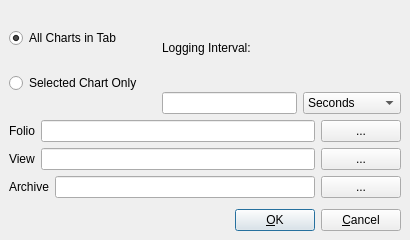
<ui version="4.0" >
 <class>RecordDialog</class>
 <widget class="QDialog" name="RecordDialog" >
  <property name="windowModality" >
   <enum>Qt::WindowModal</enum>
  </property>
  <property name="geometry" >
   <rect>
    <x>0</x>
    <y>0</y>
    <width>410</width>
    <height>240</height>
   </rect>
  </property>
  <property name="sizePolicy" >
   <sizepolicy>
    <hsizetype>5</hsizetype>
    <vsizetype>0</vsizetype>
    <horstretch>0</horstretch>
    <verstretch>0</verstretch>
   </sizepolicy>
  </property>
  <property name="minimumSize" >
   <size>
    <width>410</width>
    <height>240</height>
   </size>
  </property>
  <property name="maximumSize" >
   <size>
    <width>16777215</width>
    <height>240</height>
   </size>
  </property>
  <property name="windowTitle" >
   <string>Record</string>
  </property>
  <property name="windowIcon" >
   <iconset resource="kmchart.qrc" >:/archive.png</iconset>
  </property>
  <property name="toolTip" >
   <string/>
  </property>
  <property name="sizeGripEnabled" >
   <bool>false</bool>
  </property>
  <layout class="QGridLayout" >
   <property name="margin" >
    <number>9</number>
   </property>
   <property name="spacing" >
    <number>6</number>
   </property>
   <item row="0" column="0" >
    <layout class="QVBoxLayout" >
     <property name="margin" >
      <number>0</number>
     </property>
     <property name="spacing" >
      <number>6</number>
     </property>
     <item>
      <layout class="QHBoxLayout" >
       <property name="margin" >
        <number>0</number>
       </property>
       <property name="spacing" >
        <number>0</number>
       </property>
       <item>
        <layout class="QVBoxLayout" >
         <property name="margin" >
          <number>0</number>
         </property>
         <property name="spacing" >
          <number>6</number>
         </property>
         <item>
          <widget class="QRadioButton" name="allGadgetsRadioButton" >
           <property name="sizePolicy" >
            <sizepolicy>
             <hsizetype>1</hsizetype>
             <vsizetype>0</vsizetype>
             <horstretch>0</horstretch>
             <verstretch>0</verstretch>
            </sizepolicy>
           </property>
           <property name="text" >
            <string>All Charts in Tab</string>
           </property>
           <property name="checked" >
            <bool>true</bool>
           </property>
          </widget>
         </item>
         <item>
          <widget class="QRadioButton" name="selectedRadioButton" >
           <property name="text" >
            <string>Selected Chart Only</string>
           </property>
           <property name="checked" >
            <bool>false</bool>
           </property>
          </widget>
         </item>
        </layout>
       </item>
       <item>
        <spacer>
         <property name="orientation" >
          <enum>Qt::Horizontal</enum>
         </property>
         <property name="sizeType" >
          <enum>QSizePolicy::Fixed</enum>
         </property>
         <property name="sizeHint" >
          <size>
           <width>20</width>
           <height>20</height>
          </size>
         </property>
        </spacer>
       </item>
       <item>
        <layout class="QVBoxLayout" >
         <property name="margin" >
          <number>0</number>
         </property>
         <property name="spacing" >
          <number>6</number>
         </property>
         <item>
          <widget class="QLabel" name="deltaLabel" >
           <property name="text" >
            <string>Logging Interval:</string>
           </property>
           <property name="alignment" >
            <set>Qt::AlignVCenter</set>
           </property>
           <property name="wordWrap" >
            <bool>false</bool>
           </property>
          </widget>
         </item>
         <item>
          <layout class="QHBoxLayout" >
           <property name="margin" >
            <number>0</number>
           </property>
           <property name="spacing" >
            <number>6</number>
           </property>
           <item>
            <widget class="QLineEdit" name="deltaLineEdit" >
             <property name="text" >
              <string/>
             </property>
             <property name="alignment" >
              <set>Qt::AlignRight</set>
             </property>
            </widget>
           </item>
           <item>
            <widget class="QComboBox" name="deltaUnitsComboBox" >
             <property name="sizePolicy" >
              <sizepolicy>
               <hsizetype>1</hsizetype>
               <vsizetype>0</vsizetype>
               <horstretch>0</horstretch>
               <verstretch>0</verstretch>
              </sizepolicy>
             </property>
             <property name="currentIndex" >
              <number>1</number>
             </property>
             <property name="maxCount" >
              <number>6</number>
             </property>
             <property name="insertPolicy" >
              <enum>QComboBox::NoInsert</enum>
             </property>
             <property name="duplicatesEnabled" >
              <bool>false</bool>
             </property>
             <item>
              <property name="text" >
               <string>Milliseconds</string>
              </property>
             </item>
             <item>
              <property name="text" >
               <string>Seconds</string>
              </property>
             </item>
             <item>
              <property name="text" >
               <string>Minutes</string>
              </property>
             </item>
             <item>
              <property name="text" >
               <string>Hours</string>
              </property>
             </item>
             <item>
              <property name="text" >
               <string>Days</string>
              </property>
             </item>
             <item>
              <property name="text" >
               <string>Weeks</string>
              </property>
             </item>
            </widget>
           </item>
          </layout>
         </item>
        </layout>
       </item>
      </layout>
     </item>
     <item>
      <layout class="QVBoxLayout" >
       <property name="margin" >
        <number>0</number>
       </property>
       <property name="spacing" >
        <number>6</number>
       </property>
       <item>
        <layout class="QHBoxLayout" >
         <property name="margin" >
          <number>0</number>
         </property>
         <property name="spacing" >
          <number>6</number>
         </property>
         <item>
          <widget class="QLabel" name="folioTextLabel" >
           <property name="text" >
            <string>Folio</string>
           </property>
           <property name="wordWrap" >
            <bool>false</bool>
           </property>
          </widget>
         </item>
         <item>
          <widget class="QLineEdit" name="folioLineEdit" />
         </item>
         <item>
          <widget class="QPushButton" name="folioPushButton" >
           <property name="text" >
            <string>...</string>
           </property>
           <property name="icon" >
            <iconset resource="kmchart.qrc" >:/folio.png</iconset>
           </property>
          </widget>
         </item>
        </layout>
       </item>
       <item>
        <layout class="QHBoxLayout" >
         <property name="margin" >
          <number>0</number>
         </property>
         <property name="spacing" >
          <number>6</number>
         </property>
         <item>
          <widget class="QLabel" name="viewTextLabel" >
           <property name="text" >
            <string>View</string>
           </property>
           <property name="wordWrap" >
            <bool>false</bool>
           </property>
          </widget>
         </item>
         <item>
          <widget class="QLineEdit" name="viewLineEdit" />
         </item>
         <item>
          <widget class="QPushButton" name="viewPushButton" >
           <property name="text" >
            <string>...</string>
           </property>
           <property name="icon" >
            <iconset resource="kmchart.qrc" >:/view.png</iconset>
           </property>
          </widget>
         </item>
        </layout>
       </item>
       <item>
        <layout class="QHBoxLayout" >
         <property name="margin" >
          <number>0</number>
         </property>
         <property name="spacing" >
          <number>6</number>
         </property>
         <item>
          <widget class="QLabel" name="archiveTextLabel" >
           <property name="text" >
            <string>Archive</string>
           </property>
           <property name="wordWrap" >
            <bool>false</bool>
           </property>
          </widget>
         </item>
         <item>
          <widget class="QLineEdit" name="archiveLineEdit" />
         </item>
         <item>
          <widget class="QPushButton" name="archivePushButton" >
           <property name="text" >
            <string>...</string>
           </property>
           <property name="icon" >
            <iconset resource="kmchart.qrc" >:/archive.png</iconset>
           </property>
          </widget>
         </item>
        </layout>
       </item>
      </layout>
     </item>
     <item>
      <spacer>
       <property name="orientation" >
        <enum>Qt::Vertical</enum>
       </property>
       <property name="sizeType" >
        <enum>QSizePolicy::Fixed</enum>
       </property>
       <property name="sizeHint" >
        <size>
         <width>20</width>
         <height>5</height>
        </size>
       </property>
      </spacer>
     </item>
     <item>
      <layout class="QHBoxLayout" >
       <property name="margin" >
        <number>0</number>
       </property>
       <property name="spacing" >
        <number>6</number>
       </property>
       <item>
        <spacer>
         <property name="orientation" >
          <enum>Qt::Horizontal</enum>
         </property>
         <property name="sizeType" >
          <enum>QSizePolicy::Expanding</enum>
         </property>
         <property name="sizeHint" >
          <size>
           <width>20</width>
           <height>20</height>
          </size>
         </property>
        </spacer>
       </item>
       <item>
        <widget class="QPushButton" name="buttonOk" >
         <property name="text" >
          <string>&amp;OK</string>
         </property>
         <property name="shortcut" >
          <string/>
         </property>
         <property name="autoDefault" >
          <bool>true</bool>
         </property>
         <property name="default" >
          <bool>true</bool>
         </property>
        </widget>
       </item>
       <item>
        <widget class="QPushButton" name="buttonCancel" >
         <property name="text" >
          <string>&amp;Cancel</string>
         </property>
         <property name="shortcut" >
          <string/>
         </property>
         <property name="autoDefault" >
          <bool>true</bool>
         </property>
        </widget>
       </item>
      </layout>
     </item>
    </layout>
   </item>
  </layout>
 </widget>
 <resources>
  <include location="kmchart.qrc" />
 </resources>
 <connections>
  <connection>
   <sender>buttonOk</sender>
   <signal>clicked()</signal>
   <receiver>RecordDialog</receiver>
   <slot>buttonOk_clicked()</slot>
   <hints>
    <hint type="sourcelabel" >
     <x>20</x>
     <y>20</y>
    </hint>
    <hint type="destinationlabel" >
     <x>20</x>
     <y>20</y>
    </hint>
   </hints>
  </connection>
  <connection>
   <sender>buttonCancel</sender>
   <signal>clicked()</signal>
   <receiver>RecordDialog</receiver>
   <slot>reject()</slot>
   <hints>
    <hint type="sourcelabel" >
     <x>20</x>
     <y>20</y>
    </hint>
    <hint type="destinationlabel" >
     <x>20</x>
     <y>20</y>
    </hint>
   </hints>
  </connection>
  <connection>
   <sender>selectedRadioButton</sender>
   <signal>clicked()</signal>
   <receiver>RecordDialog</receiver>
   <slot>selectedRadioButton_clicked()</slot>
   <hints>
    <hint type="sourcelabel" >
     <x>20</x>
     <y>20</y>
    </hint>
    <hint type="destinationlabel" >
     <x>20</x>
     <y>20</y>
    </hint>
   </hints>
  </connection>
  <connection>
   <sender>allGadgetsRadioButton</sender>
   <signal>clicked()</signal>
   <receiver>RecordDialog</receiver>
   <slot>allGadgetsRadioButton_clicked()</slot>
   <hints>
    <hint type="sourcelabel" >
     <x>20</x>
     <y>20</y>
    </hint>
    <hint type="destinationlabel" >
     <x>20</x>
     <y>20</y>
    </hint>
   </hints>
  </connection>
  <connection>
   <sender>deltaUnitsComboBox</sender>
   <signal>activated(int)</signal>
   <receiver>RecordDialog</receiver>
   <slot>deltaUnitsComboBox_activated(int)</slot>
   <hints>
    <hint type="sourcelabel" >
     <x>20</x>
     <y>20</y>
    </hint>
    <hint type="destinationlabel" >
     <x>20</x>
     <y>20</y>
    </hint>
   </hints>
  </connection>
  <connection>
   <sender>viewPushButton</sender>
   <signal>clicked()</signal>
   <receiver>RecordDialog</receiver>
   <slot>viewPushButton_clicked()</slot>
   <hints>
    <hint type="sourcelabel" >
     <x>20</x>
     <y>20</y>
    </hint>
    <hint type="destinationlabel" >
     <x>20</x>
     <y>20</y>
    </hint>
   </hints>
  </connection>
  <connection>
   <sender>folioPushButton</sender>
   <signal>clicked()</signal>
   <receiver>RecordDialog</receiver>
   <slot>folioPushButton_clicked()</slot>
   <hints>
    <hint type="sourcelabel" >
     <x>20</x>
     <y>20</y>
    </hint>
    <hint type="destinationlabel" >
     <x>20</x>
     <y>20</y>
    </hint>
   </hints>
  </connection>
  <connection>
   <sender>archivePushButton</sender>
   <signal>clicked()</signal>
   <receiver>RecordDialog</receiver>
   <slot>archivePushButton_clicked()</slot>
   <hints>
    <hint type="sourcelabel" >
     <x>20</x>
     <y>20</y>
    </hint>
    <hint type="destinationlabel" >
     <x>20</x>
     <y>20</y>
    </hint>
   </hints>
  </connection>
 </connections>
</ui>
